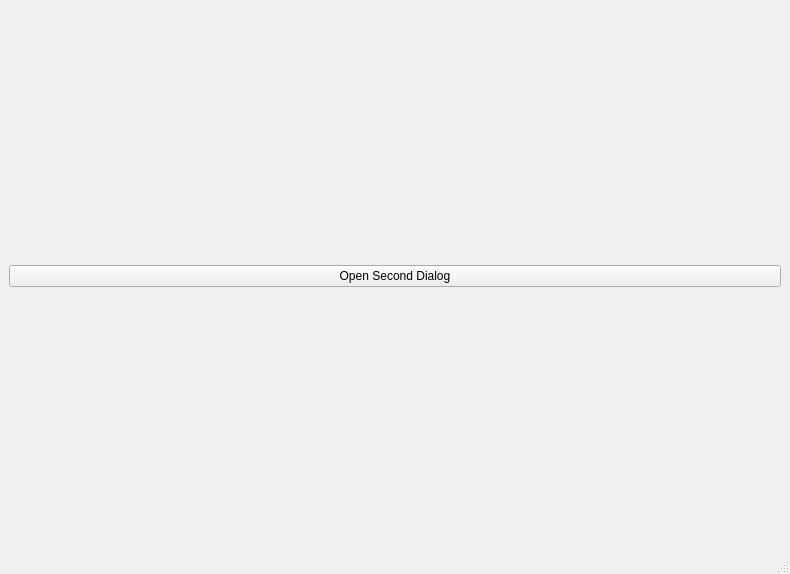
<?xml version="1.0" encoding="UTF-8"?>
<ui version="4.0">
 <class>MainWindow</class>
 <widget class="QMainWindow" name="MainWindow">
  <property name="geometry">
   <rect>
    <x>0</x>
    <y>0</y>
    <width>790</width>
    <height>574</height>
   </rect>
  </property>
  <property name="sizePolicy">
   <sizepolicy hsizetype="Minimum" vsizetype="Minimum">
    <horstretch>0</horstretch>
    <verstretch>0</verstretch>
   </sizepolicy>
  </property>
  <property name="windowTitle">
   <string>MainWindow</string>
  </property>
  <widget class="QWidget" name="centralwidget">
   <layout class="QVBoxLayout" name="verticalLayout">
    <item>
     <widget class="QPushButton" name="pushButton">
      <property name="text">
       <string>Open Second Dialog</string>
      </property>
     </widget>
    </item>
   </layout>
  </widget>
  <widget class="QMenuBar" name="menubar">
   <property name="geometry">
    <rect>
     <x>0</x>
     <y>0</y>
     <width>790</width>
     <height>22</height>
    </rect>
   </property>
  </widget>
  <widget class="QStatusBar" name="statusbar"/>
 </widget>
 <resources/>
 <connections/>
</ui>
